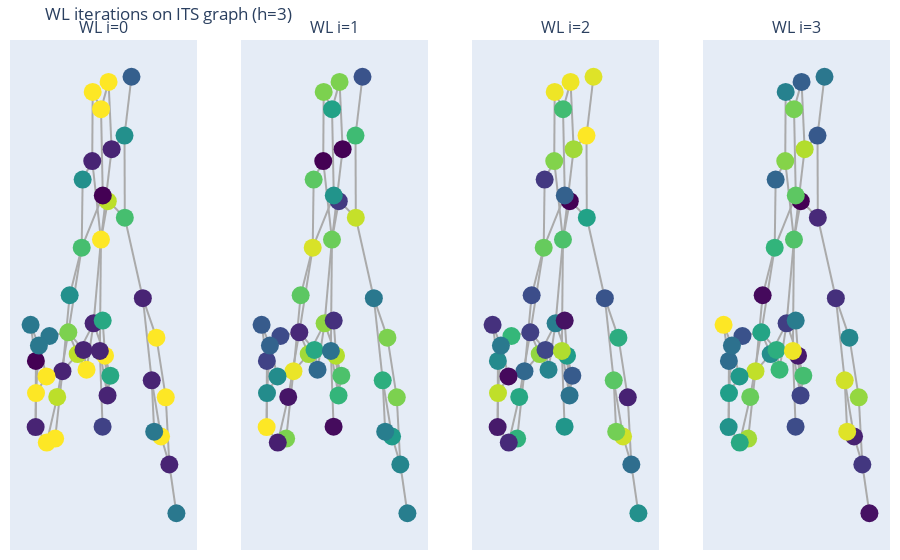

Notebook cell for this chart:
### Markdown cell above
### Vizualization of WL on ITS
This visualization shows the effect of the Weisfeiler–Lehman algorithm on the ITS graph.
The graph structure remains fixed, while node colors represent WL-refined labels at
successive iterations, illustrating how increasing neighborhood context is encoded.

### Code cell
fig = visualize_its_wl_iterations(rsmi, h=3)
fig.show()

### Figure 1 — Plotly figure (JSON) as saved in the notebook; plotly's stock layout.template omitted (floating-point values rounded to 4 significant figures; data arrays with more than 128 entries replaced by an {"elided": "..."} marker saying what was removed)
{"data": [{"hoverinfo": "none", "line": {"color": "#aaa", "width": 2}, "mode": "lines", "showlegend": false, "type": "scatter", "x": {"elided": "195 float values"}, "xaxis": "x", "y": {"elided": "195 float values"}, "yaxis": "y"}, {"hoverinfo": "none", "marker": {"color": [3, 5, 1, 10, 10, 10, 1, 5, 7, 5, 1, 10, 10, 1, 0, 4, 4, 4, 10, 10, 8, 9, 9, 1, 10, 1, 6, 10, 1, 6, 1, 2, 10, 9, 0, 7, 1, 10, 10, 1, 4, 10, 1, 4], "colorscale": [[0, "#440154"], [0.1111, "#482878"], [0.2222, "#3e4989"], [0.3333, "#31688e"], [0.4444, "#26828e"], [0.5556, "#1f9e89"], [0.6667, "#35b779"], [0.7778, "#6ece58"], [0.8889, "#b5de2b"], [1, "#fde725"]], "showscale": false, "size": 18}, "mode": "markers", "showlegend": false, "type": "scatter", "x": [0.4384, 0.3511, 0.1903, 0.1518, 0.05787, -0.04689, -0.05231, -0.1723, -0.184, -0.3346, -0.4243, -0.5158, -0.6209, -0.7599, -0.7568, -0.5873, -0.7191, -0.8231, -0.7554, -0.624, -0.3513, -0.4901, -0.2345, -0.1619, -0.1238, -0.03547, 0.07847, 0.1076, 0.1391, 0.1738, 0.04298, 0.07711, 0.05682, 0.1423, 0.07947, 0.3551, 0.5804, 0.7501, 0.8671, 0.9117, 1, 0.8082, 0.6916, 0.7223], "xaxis": "x", "y": [0.4921, 0.37, 0.3418, 0.4814, 0.4248, 0.4606, 0.317, 0.2787, 0.1372, 0.03861, -0.119, -0.2588, -0.2671, -0.2351, -0.09766, -0.04597, -0.0658, -0.0229, -0.1643, -0.13, -0.03831, -0.1726, -0.08353, -0.07484, -0.1159, -0.01978, -0.01406, -0.08687, -0.1694, -0.1284, -0.07687, -0.2341, 0.1541, 0.2337, 0.2456, 0.1996, 0.03248, -0.04949, -0.1732, -0.3127, -0.4139, -0.2546, -0.138, -0.2447], "yaxis": "y"}, {"hoverinfo": "none", "line": {"color": "#aaa", "width": 2}, "mode": "lines", "showlegend": false, "type": "scatter", "x": {"elided": "195 float values"}, "xaxis": "x2", "y": {"elided": "195 float values"}, "yaxis": "y2"}, {"hoverinfo": "none", "marker": {"color": [9, 24, 0, 28, 20, 28, 0, 26, 33, 26, 34, 28, 3, 35, 7, 8, 11, 10, 17, 17, 4, 2, 30, 21, 12, 29, 5, 31, 23, 25, 13, 1, 27, 6, 18, 32, 14, 28, 28, 16, 15, 19, 22, 15], "colorscale": [[0, "#440154"], [0.1111, "#482878"], [0.2222, "#3e4989"], [0.3333, "#31688e"], [0.4444, "#26828e"], [0.5556, "#1f9e89"], [0.6667, "#35b779"], [0.7778, "#6ece58"], [0.8889, "#b5de2b"], [1, "#fde725"]], "showscale": false, "size": 18}, "mode": "markers", "showlegend": false, "type": "scatter", "x": [0.4384, 0.3511, 0.1903, 0.1518, 0.05787, -0.04689, -0.05231, -0.1723, -0.184, -0.3346, -0.4243, -0.5158, -0.6209, -0.7599, -0.7568, -0.5873, -0.7191, -0.8231, -0.7554, -0.624, -0.3513, -0.4901, -0.2345, -0.1619, -0.1238, -0.03547, 0.07847, 0.1076, 0.1391, 0.1738, 0.04298, 0.07711, 0.05682, 0.1423, 0.07947, 0.3551, 0.5804, 0.7501, 0.8671, 0.9117, 1, 0.8082, 0.6916, 0.7223], "xaxis": "x2", "y": [0.4921, 0.37, 0.3418, 0.4814, 0.4248, 0.4606, 0.317, 0.2787, 0.1372, 0.03861, -0.119, -0.2588, -0.2671, -0.2351, -0.09766, -0.04597, -0.0658, -0.0229, -0.1643, -0.13, -0.03831, -0.1726, -0.08353, -0.07484, -0.1159, -0.01978, -0.01406, -0.08687, -0.1694, -0.1284, -0.07687, -0.2341, 0.1541, 0.2337, 0.2456, 0.1996, 0.03248, -0.04949, -0.1732, -0.3127, -0.4139, -0.2546, -0.138, -0.2447], "yaxis": "y2"}, {"hoverinfo": "none", "line": {"color": "#aaa", "width": 2}, "mode": "lines", "showlegend": false, "type": "scatter", "x": {"elided": "195 float values"}, "xaxis": "x3", "y": {"elided": "195 float values"}, "yaxis": "y3"}, {"hoverinfo": "none", "marker": {"color": [40, 42, 36, 41, 29, 41, 34, 7, 32, 10, 14, 27, 5, 3, 20, 28, 17, 6, 38, 1, 8, 25, 35, 9, 19, 18, 2, 23, 16, 12, 37, 22, 30, 0, 13, 24, 11, 26, 4, 15, 21, 39, 31, 33], "colorscale": [[0, "#440154"], [0.1111, "#482878"], [0.2222, "#3e4989"], [0.3333, "#31688e"], [0.4444, "#26828e"], [0.5556, "#1f9e89"], [0.6667, "#35b779"], [0.7778, "#6ece58"], [0.8889, "#b5de2b"], [1, "#fde725"]], "showscale": false, "size": 18}, "mode": "markers", "showlegend": false, "type": "scatter", "x": [0.4384, 0.3511, 0.1903, 0.1518, 0.05787, -0.04689, -0.05231, -0.1723, -0.184, -0.3346, -0.4243, -0.5158, -0.6209, -0.7599, -0.7568, -0.5873, -0.7191, -0.8231, -0.7554, -0.624, -0.3513, -0.4901, -0.2345, -0.1619, -0.1238, -0.03547, 0.07847, 0.1076, 0.1391, 0.1738, 0.04298, 0.07711, 0.05682, 0.1423, 0.07947, 0.3551, 0.5804, 0.7501, 0.8671, 0.9117, 1, 0.8082, 0.6916, 0.7223], "xaxis": "x3", "y": [0.4921, 0.37, 0.3418, 0.4814, 0.4248, 0.4606, 0.317, 0.2787, 0.1372, 0.03861, -0.119, -0.2588, -0.2671, -0.2351, -0.09766, -0.04597, -0.0658, -0.0229, -0.1643, -0.13, -0.03831, -0.1726, -0.08353, -0.07484, -0.1159, -0.01978, -0.01406, -0.08687, -0.1694, -0.1284, -0.07687, -0.2341, 0.1541, 0.2337, 0.2456, 0.1996, 0.03248, -0.04949, -0.1732, -0.3127, -0.4139, -0.2546, -0.138, -0.2447], "yaxis": "y3"}, {"hoverinfo": "none", "line": {"color": "#aaa", "width": 2}, "mode": "lines", "showlegend": false, "type": "scatter", "x": {"elided": "195 float values"}, "xaxis": "x4", "y": {"elided": "195 float values"}, "yaxis": "y4"}, {"hoverinfo": "none", "marker": {"color": [17, 12, 38, 13, 34, 19, 35, 14, 28, 1, 39, 37, 26, 22, 15, 11, 16, 43, 24, 23, 25, 33, 21, 27, 29, 8, 18, 3, 9, 30, 42, 10, 31, 0, 32, 5, 6, 20, 36, 7, 2, 4, 40, 41], "colorscale": [[0, "#440154"], [0.1111, "#482878"], [0.2222, "#3e4989"], [0.3333, "#31688e"], [0.4444, "#26828e"], [0.5556, "#1f9e89"], [0.6667, "#35b779"], [0.7778, "#6ece58"], [0.8889, "#b5de2b"], [1, "#fde725"]], "showscale": false, "size": 18}, "mode": "markers", "showlegend": false, "type": "scatter", "x": [0.4384, 0.3511, 0.1903, 0.1518, 0.05787, -0.04689, -0.05231, -0.1723, -0.184, -0.3346, -0.4243, -0.5158, -0.6209, -0.7599, -0.7568, -0.5873, -0.7191, -0.8231, -0.7554, -0.624, -0.3513, -0.4901, -0.2345, -0.1619, -0.1238, -0.03547, 0.07847, 0.1076, 0.1391, 0.1738, 0.04298, 0.07711, 0.05682, 0.1423, 0.07947, 0.3551, 0.5804, 0.7501, 0.8671, 0.9117, 1, 0.8082, 0.6916, 0.7223], "xaxis": "x4", "y": [0.4921, 0.37, 0.3418, 0.4814, 0.4248, 0.4606, 0.317, 0.2787, 0.1372, 0.03861, -0.119, -0.2588, -0.2671, -0.2351, -0.09766, -0.04597, -0.0658, -0.0229, -0.1643, -0.13, -0.03831, -0.1726, -0.08353, -0.07484, -0.1159, -0.01978, -0.01406, -0.08687, -0.1694, -0.1284, -0.07687, -0.2341, 0.1541, 0.2337, 0.2456, 0.1996, 0.03248, -0.04949, -0.1732, -0.3127, -0.4139, -0.2546, -0.138, -0.2447], "yaxis": "y4"}], "layout": {"annotations": [{"font": {"size": 16}, "showarrow": false, "text": "WL i=0", "x": 0.1062, "xanchor": "center", "xref": "paper", "y": 1, "yanchor": "bottom", "yref": "paper"}, {"font": {"size": 16}, "showarrow": false, "text": "WL i=1", "x": 0.3688, "xanchor": "center", "xref": "paper", "y": 1, "yanchor": "bottom", "yref": "paper"}, {"font": {"size": 16}, "showarrow": false, "text": "WL i=2", "x": 0.6313, "xanchor": "center", "xref": "paper", "y": 1, "yanchor": "bottom", "yref": "paper"}, {"font": {"size": 16}, "showarrow": false, "text": "WL i=3", "x": 0.8938, "xanchor": "center", "xref": "paper", "y": 1, "yanchor": "bottom", "yref": "paper"}], "margin": {"b": 10, "l": 10, "r": 10, "t": 40}, "title": {"text": "WL iterations on ITS graph (h=3)"}, "xaxis": {"anchor": "y", "domain": [0, 0.2125], "showgrid": false, "showticklabels": false, "zeroline": false}, "xaxis2": {"anchor": "y2", "domain": [0.2625, 0.475], "showgrid": false, "showticklabels": false, "zeroline": false}, "xaxis3": {"anchor": "y3", "domain": [0.525, 0.7375], "showgrid": false, "showticklabels": false, "zeroline": false}, "xaxis4": {"anchor": "y4", "domain": [0.7875, 1], "showgrid": false, "showticklabels": false, "zeroline": false}, "yaxis": {"anchor": "x", "domain": [0, 1], "showgrid": false, "showticklabels": false, "zeroline": false}, "yaxis2": {"anchor": "x2", "domain": [0, 1], "showgrid": false, "showticklabels": false, "zeroline": false}, "yaxis3": {"anchor": "x3", "domain": [0, 1], "showgrid": false, "showticklabels": false, "zeroline": false}, "yaxis4": {"anchor": "x4", "domain": [0, 1], "showgrid": false, "showticklabels": false, "zeroline": false}}}
